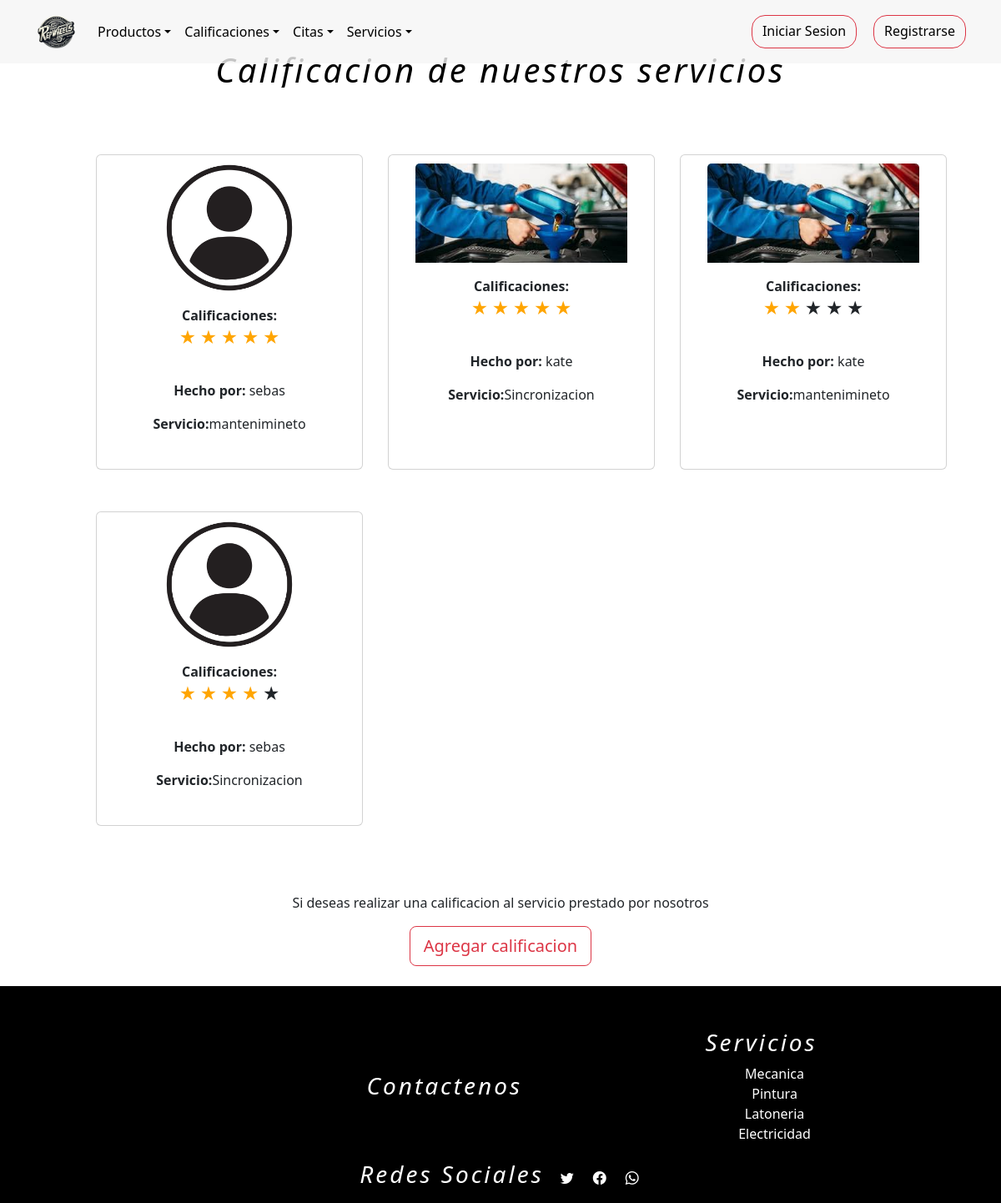
Before: /calificaciones with the older database file.
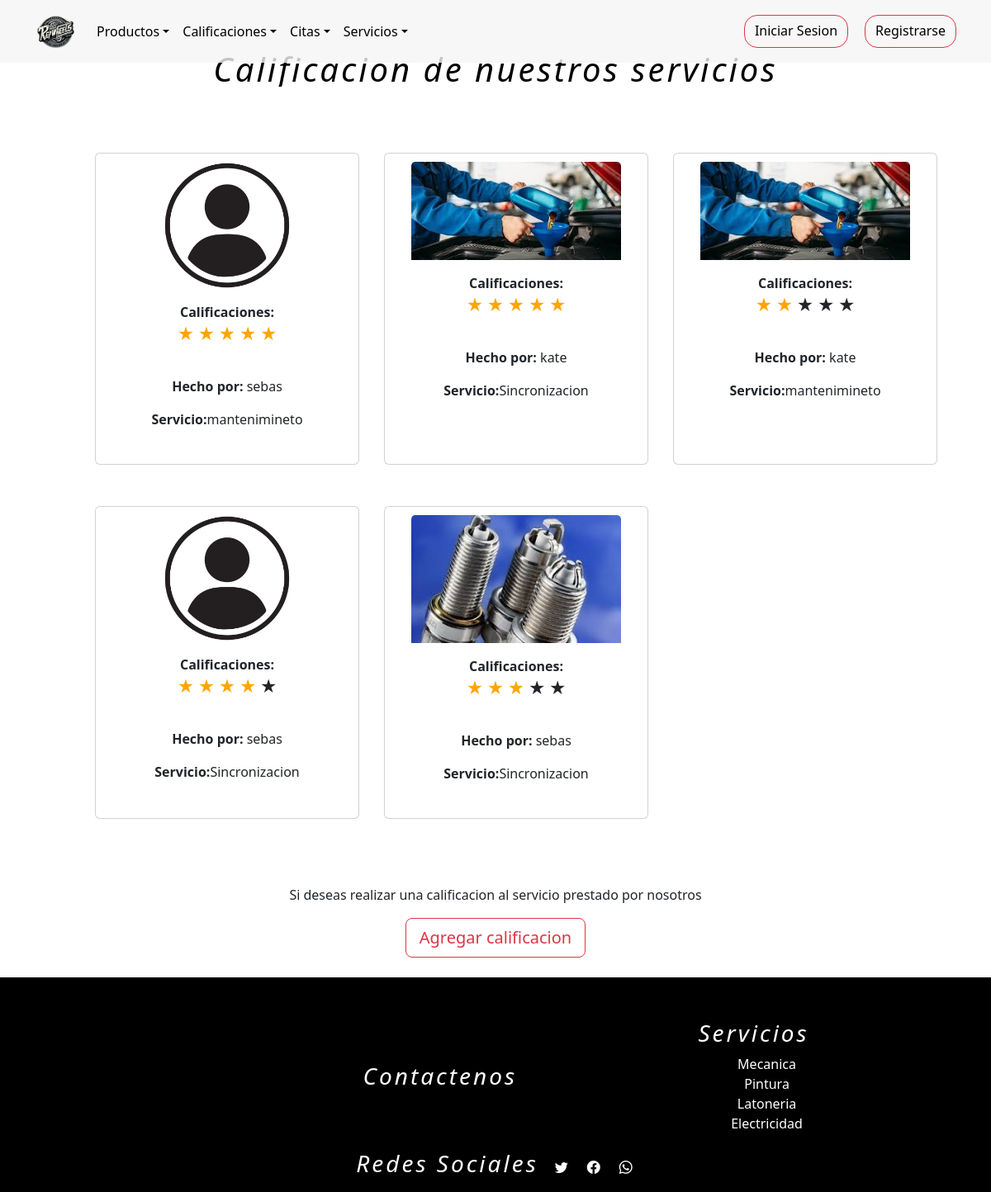
After: the same page with the newer database file.
### tienda/models.py (models this page shows, shortened)
class Calificaciones(models.Model):
    cliente = models.ForeignKey(Usuarios,on_delete=models.DO_NOTHING,blank=False,null=True)
    servicios = models.ForeignKey(Servicios,on_delete=models.DO_NOTHING,blank=False,null=True)
    foto = models.ImageField(upload_to="media/", default="media/user.png")
    Estrellas= (
        (1, "1"),
        (2,"2"),
        (3,"3"),
        (4,"4"),
        (4,"5"),
    )
    cantidad_estrellas = models.IntegerField(choices=Estrellas,default=5)

class Usuarios(AbstractUser):
    username = None
    nombre = models.CharField(max_length=254)
    email = models.EmailField(max_length=254, unique=True,blank=False,null=True)
    password = models.CharField(max_length=254,blank=False,null=True)
    foto = models.ImageField(upload_to="media/", default="media/user.png")
    token_recuperar = models.CharField(max_length=254,blank=False,null=False,default=0)
    telefono=models.IntegerField(null=False,blank=True,default='0')
    cargo = models.CharField(max_length=254,null=False)
    direccion=models.CharField(max_length=254)
    cedula=models.IntegerField(blank=True,null=False,default='0')
    ROLES = (
        (1,"administrador"),
        (2,"proveedor"),
        (3,"empleado"),
        (4,"cliente"),
    )
    rol=models.IntegerField(choices=ROLES,default=4)
    n = models.IntegerField(blank=True,null=False,default=0)
    USERNAME_FIELD = "email"
    REQUIRED_FIELDS = ["nombre"]
    objects = CustomUserManager()
    def __str__(self):
        return self.nombre

class Servicios(models.Model):
    nombre=models.CharField(max_length=254)
    descripcion_servicio = models.TextField()
    foto = models.ImageField(upload_to="media/", default="media/servicio.jpg")
    precio = models.IntegerField(null=False,blank=False,default=100000)
    def __str__(self):
        return self.nombre

### tienda/views.py (the view)
# urls.py: path('calificaciones',views.calificaciones,name='calificaciones'),
def calificaciones(request):
    q = Calificaciones.objects.all()
    s = Servicios.objects.all()
    contexto = {"data":q,"servicios":s}
    return render(request, "tienda/calificaciones/calificacion.html",contexto)

### tienda/templates/tienda/calificaciones/calificacion.html (shortened to what this page needs)
{% extends 'tienda/base.html' %}
{% load static %}
{% block contenedor %}
<main class="mainly">
  <section id="funcionC">
    <div class="tit">
      <h1>Calificacion de nuestros servicios</h1>
    </div>
    {% if data %}
      <article id="personas">
        <section class="container-fluid">
          <div id="cali">
            <div class="product">
              {% for p in data %}
              <div class="card align-items-center text-center p-10" style="width: 20rem; padding: 10px;">
              <img src="{{ p.foto.url }}" class="card-img-top" style="width:85%;">
                <div class="card-body">
                  <strong>Calificaciones: </strong>
                  <form id="form_calificaciones">
                    <p class="clasificacion">
                      <label for="radio1" class="st">★</label>
                      <label for="radio2" class="st">★</label>
                      <label for="radio3" class="st">★</label>
                      <label class="st" class="st">★</label>
                      <label for="radio5" class="st">★</label>
                    </p>
                  </form>
                  <p class="text"><strong>Hecho por:</strong> {{ p.cliente }}</p>
                  <p class="text"><strong>Servicio:</strong>{{ p.servicios }}</p>
                </div>
              </div>
              {% endfor %}
            </div>
          </div>
        </section>
      </article>
    {% else %}
          <h1>No hay calificaciones !!</h1>
    {% endif %}
    <article class="add">
      <p>Si deseas realizar una calificacion al servicio prestado por nosotros</p>
      <button class="btn btn-outline-danger btn-lg" data-bs-toggle="modal" data-bs-target="#agg">Agregar
        calificacion</button>
    </article>
  </section>
</main>
{% endblock %}

### tienda/templates/tienda/base.html (shortened to what this page needs)
{% load static %}
<!doctype html>
<html lang="es">
<head>
    <link rel="stylesheet" href="{% static 'tienda/css/bootstrap.min.css' %}" />
    <link rel="stylesheet" href="{% static 'tienda/css/landing.css' %}" />
    <link rel="stylesheet" href="https://cdn.jsdelivr.net/npm/bootstrap-icons@1.11.1/font/bootstrap-icons.css">
</head>
<body onload="cargar()">
    <header>
        <nav class="navbar navbar-expand-lg navbar-dark fixed-top" id="trasnnav" >
            <div class="container" >
                <a class="navbar-brand" href="{% url 'index' %}"><img src="{% static 'tienda/img/Logo.png' %}" alt=""
                        width="51px" height="50px"></a>
                <div class="collapse navbar-collapse" id="mynavbar">
                    <ul class="navbar-nav me-auto">
                        <li class="nav-item dropdown">
                            <a class="nav-link dropdown-toggle" href="#" role="button"
                                data-bs-toggle="dropdown" style="color: black;">Productos</a>
                        </li>
                        <li class="nav-item dropdown">
                            <a class="nav-link dropdown-toggle" href="#" role="button"
                                data-bs-toggle="dropdown" style="color: black;">Calificaciones</a>
                        </li>
                        <li class="nav-item dropdown">
                            <a class="nav-link dropdown-toggle" href="#" role="button"
                                data-bs-toggle="dropdown" style="color: black;">Citas</a>
                        </li>
                        <li class="nav-item dropdown">
                            <a class="nav-link dropdown-toggle" href="#" role="button"
                                data-bs-toggle="dropdown" style="color: black;">Servicios</a>
                        </li>
                    </ul>
                    <form id='botones' class="d-flex">
                        {% if request.session.logueo.rol > 0 and request.session.logueo.rol <= 5 %}
                            <a class="btn btn-danger" hidden href="{% url 'login' %}">Iniciar</a>
                            <a class="btn btn-outline-danger" href="{% url 'logout' %}"><i class="bi bi-door-open-fill" style="color: black;"></i></a>
                            <a href="javascript:showCart(`{% url 'showCart' %}`);" class="btn btn-outline-danger"><i class="bi bi-cart-fill" style="color: black;"></i></a>
                            <ul class="navbar-nav me-auto">
                                <li class="nav-item dropdown">
                                    <a class="nav-link dropdown-toggle btn btn-outline-danger"  href="#" role="button"
                                        data-bs-toggle="dropdown"><i class="bi bi-list" style="color: black;"></i></a>
                                    <ul class="dropdown-menu">
                                        <li><a class="dropdown-item" style="color: black;" href="{% url 'perfil' %}">Perfil</a></li>
                                        <li><a class="dropdown-item" style="color: black;" href="{% url 'add_car' %}">Mis vehiculos</a></li>
                                    </ul>
                                </li>
                            </ul>
                        {% else %}
                            <a class="btn btn-outline-danger text-black rounded-4" href="{% url 'login' %}">Iniciar Sesion</a>
                            <a class="btn btn-outline-danger text-black rounded-4" href="{% url 'register' %}">Registrarse</a>
                        {% endif %}
                    </form>
                </div>
            </div>
        </nav>
    </header>
    <div >
        {% block contenedor %}
        {% endblock %}
    </div>
    <footer>
        <div id="super">
            <div>
                <h3>Contactenos</h3>
            </div>
            <div>
                <h3>Servicios</h3>
                <ul>
                    <li>Mecanica</li>
                    <li>Pintura</li>
                    <li>Latoneria</li>
                    <li>Electricidad</li>
                </ul>
            </div>
        </div>
        <div id="infer" class="fixed-bottom">
            <h3>Redes Sociales</h3>
            <a href="#"><i class="bi bi-twitter"></i></a>
            <a href="#"><i class="bi bi-facebook"></i></a>
            <a href="#"><i class="bi bi-whatsapp"></i></a>
        </div>
    </footer>
</body>
</html>

### tienda/static/tienda/css/landing.css (style rules this page uses)
section { background-color: rgb(255, 255, 255); height: 100%; }
.mainly { padding-top: 3%; }
a { text-decoration: none; color: white; }
h1 { text-align: center; }
li { list-style: none; }
.tit { padding: 2px,2px,2px,2px; width: 100%; height: 45px; color: black; font-style: italic; letter-spacing: 2px; }
footer { background-color: rgb(0, 0, 0); width: 100%; height: 260px; color: rgb(255, 255, 255); border:1px solid black ; }
#super { margin-top: 50px; display: flex; justify-content: space-evenly; align-items: center; text-align: center; padding-bottom: 20px ; }
#infer { background-color: black; display: flex; justify-content: center; align-items: center; color: white; height: 60px; gap: 20px; letter-spacing: 3px; }
footer h3,h1 { text-align: center; font-style: italic; letter-spacing: 3px; }
#infer h3 { font-style: italic; }
#trasnnav { background-color: rgba(245, 245, 245, 0.8); }
i { color: white; }
#botones { display: flex; flex-direction: row; justify-content: space-evenly; gap: 20px; height: 40px; }
#botones a { color: white; text-decoration: none; }
#funcionC { height: 100%; display: flex; flex-direction: column; padding: 2%; }
.add { display: flex; justify-content: center; flex-direction: column; align-items: center; }
.product { display: grid; grid-template-columns: repeat(3,350px); row-gap:50px; margin-left: 80px; align-content: center; justify-content: center; padding: 80px ; }
#form_calificaciones { width: 250px; margin: 0 auto; height: 50px; }
#form_calificaciones p { text-align: center; }
#form_calificaciones label { font-size: 20px; }
.clasificacion { direction: rtl; unicode-bidi: bidi-override; }
input[type="radio"]:checked~label { color: orange; }

Changed rows visible on the page:
added Calificaciones: foto (picture), cliente "sebas", servicios "Sincronizacion"
